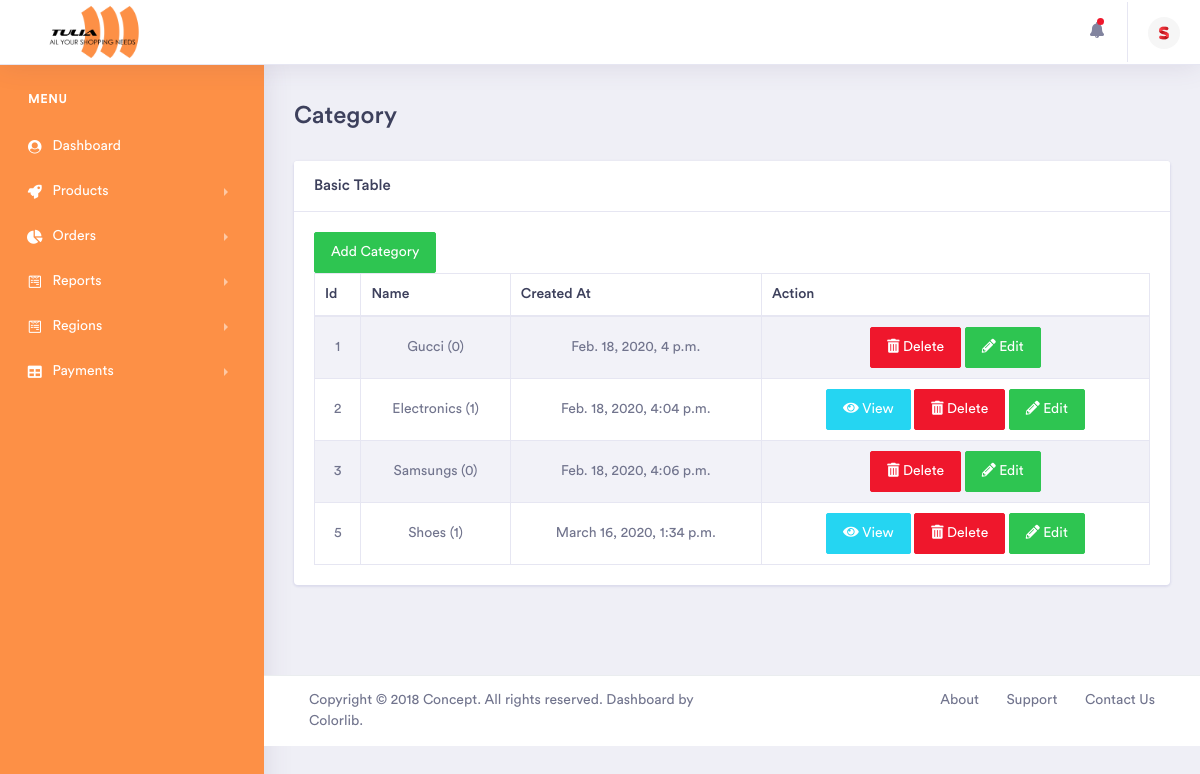
The page /tuliaadmin/category/ (signed in) on the database its author committed.
### Tulia_admin/models.py (models this page shows, shortened)
class Seller(get_user_model()):
    phone_number = models.CharField(max_length=20, null=False, blank=False)
    business_no = models.CharField(max_length=100, null=False, unique=True, blank=False)
    store_logo = models.ImageField(default="no_seller_logo.jpg", upload_to='store_logo', max_length=200,
                                   null=True)  # height_field=None, width_field=None
    store_name = models.CharField(max_length=100, null=False, unique=True)
    SELLER_STATUS = (
        ('VERIFIED', 'Verified'),
        ('UNVERIFIED', 'Unverified'),
    )
    status = models.CharField(choices=SELLER_STATUS, max_length=100, default='UNVERIFIED')
    country = models.CharField(max_length=100, null=False)
    class Meta:
        verbose_name = 'Seller'
        verbose_name_plural = 'Sellers'

class Category(models.Model):
    name = models.CharField(max_length=100, unique=True, null=False, blank=False)
    parent_id = models.ForeignKey('Category', on_delete=models.CASCADE, blank=True, null=True)
    created_at = models.DateTimeField(auto_now_add=True)
    updated_at = models.DateTimeField(auto_now=True)
    @property
    def has_children(self):
        if Category.objects.filter(parent_id=self).count() > 0:
            return True
        else:
            return False
    @property
    def is_child(self):
        if self.parent_id:
            return True
        else:
            return False
    def childern_count(self):
        category_childern = Category.objects.filter(parent_id=self).count()
        if category_childern:
            return category_childern
        else:
            return category_childern

### Tulia_admin/views.py (the view)
# urls.py: path('category/', views.category , name='category'),
def category(request):
    independent_categories = []
    categories = Category.objects.all()
    for category in categories:
        if not category.is_child:
            independent_categories.append(category)
    context = {
        'categories': set(independent_categories),
    }
    return render(request, 'tulia/product/category.html', context)

### Tulia/templatetags/call_method.py (called while the page is built)
@register.filter(name='seller_image')
def seller_image(request):
    seller = Seller.objects.filter(user_ptr_id = request.user.id).first()
    if seller.store_logo.url:
        return seller.store_logo.url
    return seller.store_logo.url

### Tulia_admin/templates/tulia/product/category.html (shortened to what this page needs)
{% extends 'tulia/dashboard/dashboard.html' %}
{% load static %}
{% block content %}
    <div class="dashboard-wrapper">
            <div class="container-fluid  dashboard-content">
                <div class="row">
                    <div class="col-xl-12 col-lg-12 col-md-12 col-sm-12 col-12">
                        <div class="page-header">
                            <h2 class="pageheader-title">Category</h2>
                        </div>
                    </div>
                </div>
                <div class="row">
                    <div class="col-xl-12 col-lg-12 col-md-12 col-sm-12 col-12">
                        <div class="card">
                            <h5 class="card-header">Basic Table</h5>
                            <div class="card-body">
                                <div class="table-responsive">
                                    <a href="#" data-toggle="modal" data-target="#addCategory" class="btn btn-success pull-right">Add Category</a>
                                    <table id="example" class="table table-striped table-bordered " style="width:100%;">
                                    <thead>
                                        <tr class="text-capitalize">
                                            <th>Id</th>
                                            <th>Name</th>
                                            <th>Created At</th>
                                            <th>Action</th>
                                        </tr>
                                    </thead>
                                    <tbody>
                                        {% for category in categories %}
                                            <tr class="text-center ">
                                                <td class="tb-data">{{ category.id }}</td>
                                                <td class="tb-data text-capitalize">{{ category.name }} ({{ category.childern_count }})</td>
                                                <td class="tb-data">{{ category.created_at }}</td>
                                                <td class="tb-data">
                                                    {% if category.has_children %}
                                                    <a href="{% url "TuliaAdmin:view_sub_category" category.id %}" class="btn btn-info"><i class="fas fa-eye"></i> View</a>
                                                    {% endif %}
                                                    <a href="" data-toggle="modal" data-target="#delete{{ category.id }}" class="btn btn-danger"><i class="fas fa-trash-alt"></i> Delete</a>
                                                    <a href="" data-toggle="modal" data-target="#editcategory{{ category.id }}" class="btn btn-success"><i class="fas fa-pencil-alt"></i> Edit</a>
                                                </td>
                                            </tr>
                                        {% endfor %}
                                    </tbody>
                                </table>
                                </div>
                            </div>
                        </div>
                    </div>
                </div>
            </div>
            <div class="footer">
                <div class="container-fluid">
                    <div class="row">
                        <div class="col-xl-6 col-lg-6 col-md-12 col-sm-12 col-12">
                            Copyright © 2018 Concept. All rights reserved. Dashboard by <a href="">Colorlib</a>.
                        </div>
                        <div class="col-xl-6 col-lg-6 col-md-12 col-sm-12 col-12">
                            <div class="text-md-right footer-links d-none d-sm-block">
                                <a href="javascript: void(0);">About</a>
                                <a href="javascript: void(0);">Support</a>
                                <a href="javascript: void(0);">Contact Us</a>
                            </div>
                        </div>
                    </div>
                </div>
            </div>
        </div>
{% endblock content %}

### Tulia_admin/templates/tulia/dashboard/dashboard.html (shortened to what this page needs)
<!doctype html>
{% load static %}
{%  load call_method %}
<html lang="en">
<head>
    <link rel="stylesheet" href="{% static 'assets/vendor/bootstrap/css/bootstrap.min.css' %}">
    <link href="{% static 'assets/vendor/fonts/circular-std/style.css' %}" rel="stylesheet">
    <link rel="stylesheet" href="{% static 'assets/libs/css/style.css' %}">
    <link rel="stylesheet" href="{% static 'assets/vendor/fonts/fontawesome/css/fontawesome-all.css' %}">
    <link rel="stylesheet" href="{% static 'assets/vendor/charts/chartist-bundle/chartist.css' %}">
    <link rel="stylesheet" href="{% static 'assets/vendor/charts/morris-bundle/morris.css' %}">
    <link rel="stylesheet" href="{% static 'assets/vendor/fonts/material-design-iconic-font/css/materialdesignicons.min.css' %}">
    <link rel="stylesheet" href="{% static 'assets/vendor/charts/c3charts/c3.css' %}">
    <link rel="stylesheet" href="{% static 'assets/vendor/fonts/flag-icon-css/flag-icon.min.css' %}">
</head>
<body>
    <div class="dashboard-main-wrapper">
        <div class="dashboard-header">
            <nav class="navbar navbar-expand-lg bg-white fixed-top">
                <a class="navbar-brand p-0" href="dashboard.html">
                    <img style="height: 64px;" src="{% static 'img/sitelogo/TULIA.png' %}" class="" alt="">
                </a>
                <div class="collapse navbar-collapse " id="navbarSupportedContent">
                    <ul class="navbar-nav ml-auto navbar-right-top">
                        <li class="nav-item dropdown notification">
                            <a class="nav-link nav-icons" href="#" id="navbarDropdownMenuLink1" data-toggle="dropdown" aria-haspopup="true" aria-expanded="false"><i class="fas fa-fw fa-bell"></i> <span class="indicator"></span></a>
                        </li>
                        <li class="nav-item dropdown nav-user">
                            <a class="nav-link nav-user-img" href="#" id="navbarDropdownMenuLink2" data-toggle="dropdown" aria-haspopup="true" aria-expanded="false"><img src="{{ request|seller_image }}" alt="" class="user-avatar-md rounded-circle"></a>
                        </li>
                    </ul>
                </div>
            </nav>
        </div>
        <div class="nav-left-sidebar sidebar-dark">
            <div class="menu-list">
                <nav class="navbar navbar-expand-lg navbar-light">
                    <div class="collapse navbar-collapse" id="navbarNav">
                        <ul class="navbar-nav flex-column">
                            <li class="nav-divider">
                                Menu
                            </li>
                            <li class="nav-item ">
                                <a class="nav-link " href="{% url 'TuliaAdmin:home' %}"
                                >
                                    <i class="fa fa-fw fa-user-circle"></i>Dashboard
                                </a>
                            </li>
                            <li class="nav-item">
                                <a class="nav-link" href="#" data-toggle="collapse" aria-expanded="false" data-target="#submenu-2" aria-controls="submenu-2"><i class="fa fa-fw fa-rocket"></i>Products</a>
                            </li>
                            <li class="nav-item">
                                <a class="nav-link" href="#" data-toggle="collapse" aria-expanded="false" data-target="#submenu-3" aria-controls="submenu-3"><i class="fas fa-fw fa-chart-pie"></i>Orders</a>
                            </li>
                            <li class="nav-item ">
                                <a class="nav-link" href="#" data-toggle="collapse" aria-expanded="false" data-target="#submenu-77" aria-controls="submenu-77"><i class="fab fa-fw fa-wpforms"></i>Reports</a>
                            </li>
                            <li class="nav-item ">
                                <a class="nav-link" href="#" data-toggle="collapse" aria-expanded="false" data-target="#submenu-4" aria-controls="submenu-4" ><i class="fab fa-fw fa-wpforms"></i>Regions</a>
                            </li>
                            <li class="nav-item">
                                <a class="nav-link" href="#" data-toggle="collapse" aria-expanded="false" data-target="#submenu-5" aria-controls="submenu-5"><i class="fas fa-fw fa-table"></i>Payments</a>
                            </li>
                        </ul>
                    </div>
                </nav>
            </div>
        </div>
    <div class="col-sm-7" style="margin: 0 auto;">
    </div>
        {% block content %}
        {% endblock content %}
    </div>
{% load sweetify %}
</body>
</html>

### rows shown on the page
Category: id "1", name "Gucci", childern_count "0", created_at "Feb. 18, 2020, 4 p.m."
Category: id "2", name "Electronics", childern_count "1", created_at "Feb. 18, 2020, 4:04 p.m.", shows "View"
Category: id "3", name "Samsungs", childern_count "0", created_at "Feb. 18, 2020, 4:06 p.m."
Category: id "5", name "Shoes", childern_count "1", created_at "March 16, 2020, 1:34 p.m.", shows "View"
